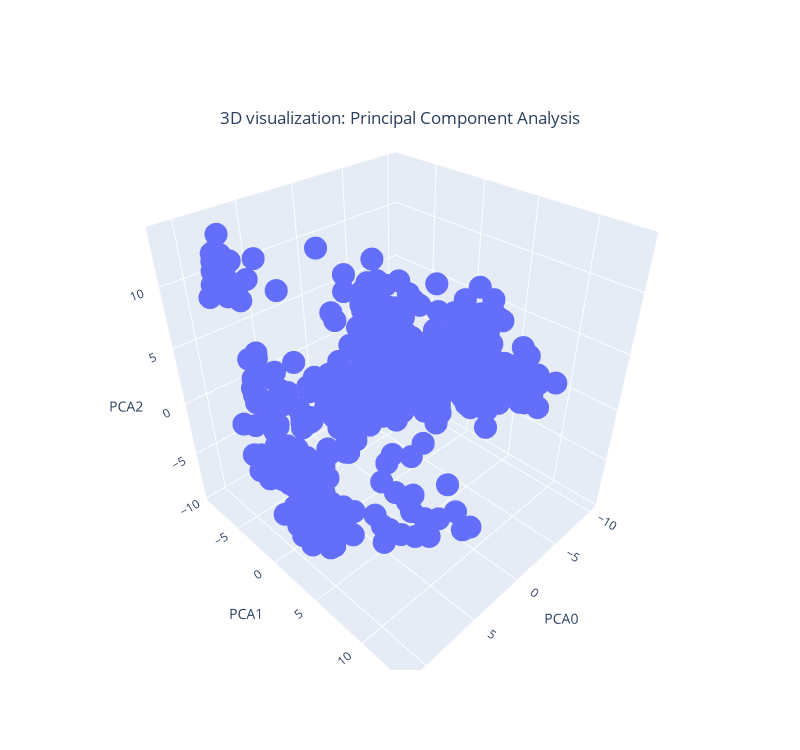

The code cell stored with this chart in its notebook:
### Code cell
def plot_3d(technique = 'pca'):
    
    if technique == 'pca':
        data = reduction(index, idx_to_identity, random_state = 6242, technique = 'pca', n_components = 3)
        fig = go.Figure(data=[go.Scatter3d(x=data['PCA0'], y=data['PCA1'], z=data['PCA2'],
                                   mode='markers')])
        fig.update_layout(title_text='3D visualization: Principal Component Analysis', title_x=0.5, title_y = 0.85,
                    scene = dict(
                    xaxis = dict(title = 'PCA0'),
                     yaxis = dict(title = 'PCA1'),
                     zaxis = dict(title = 'PCA2')),
                      width = 800,
                      height = 750)
    
    else:
        
        data = reduction(index, idx_to_identity, random_state = 6242, technique = 'tsne', n_components = 3)
        fig = go.Figure(data=[go.Scatter3d(x=data['TSNE0'], y=data['TSNE1'], z=data['TSNE2'],
                                   mode='markers')])
        fig.update_layout(title_text='3D visualization: TSNE', title_x=0.5, title_y = 0.85,
                    scene = dict(
                    xaxis = dict(title = 'PCA0'),
                     yaxis = dict(title = 'PCA1'),
                     zaxis = dict(title = 'PCA2')),
                     width = 800,
                     height = 750)
    fig.show()
    
plot_3d(technique = 'pca')

### Figure 1 — Plotly figure (JSON) as saved in the notebook; plotly's stock layout.template omitted (floating-point values rounded to 4 significant figures; data arrays with more than 128 entries replaced by an {"elided": "..."} marker saying what was removed)
{"data": [{"mode": "markers", "type": "scatter3d", "x": {"elided": "528 float values"}, "y": {"elided": "528 float values"}, "z": {"elided": "528 float values"}}], "layout": {"height": 750, "scene": {"xaxis": {"title": {"text": "PCA0"}}, "yaxis": {"title": {"text": "PCA1"}}, "zaxis": {"title": {"text": "PCA2"}}}, "title": {"text": "3D visualization: Principal Component Analysis", "x": 0.5, "y": 0.85}, "width": 800}}
